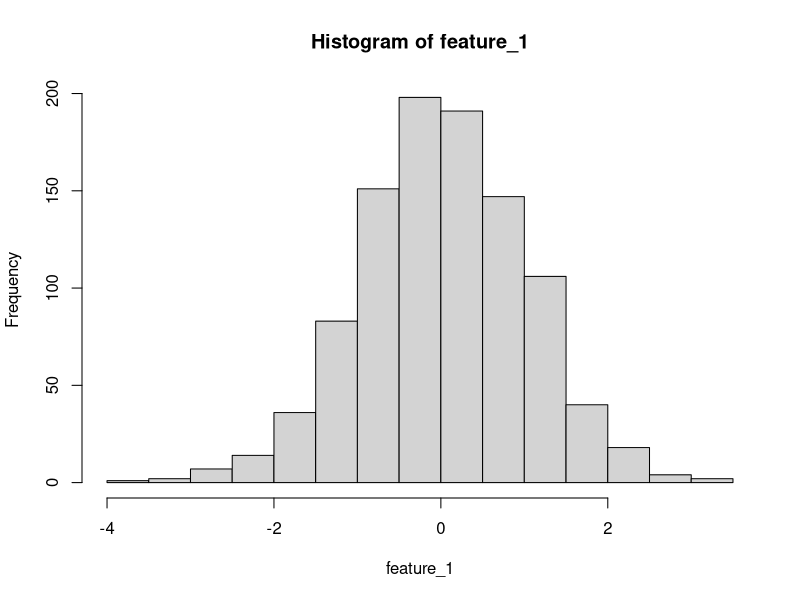
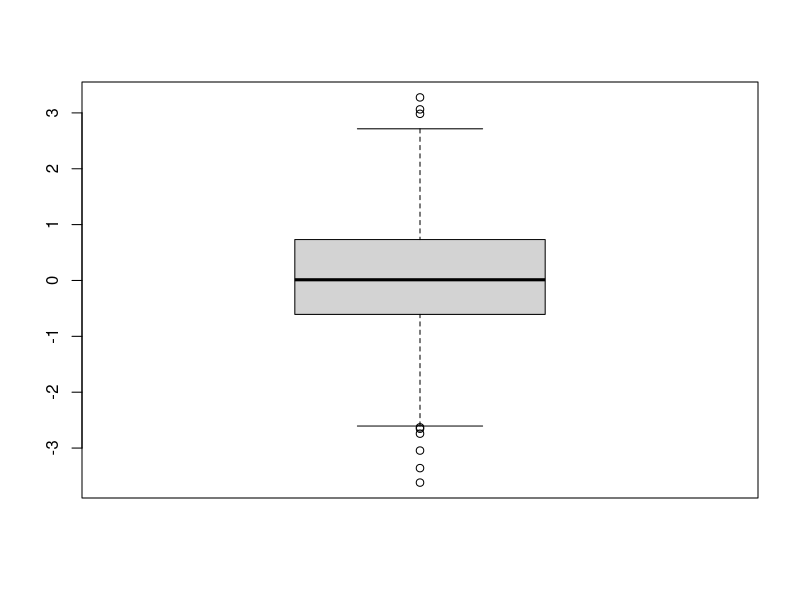
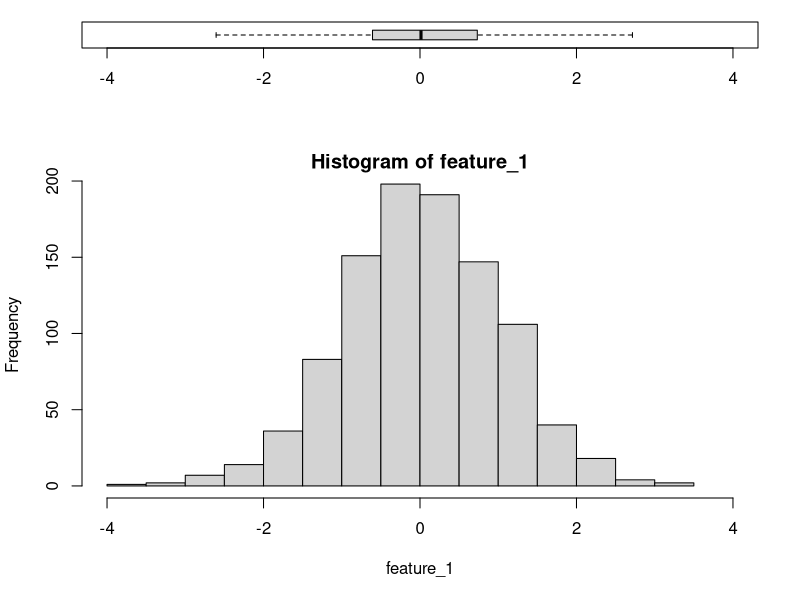

The R script that drew these images, in order:
#!/c/Apps/R/R-3.5.3/bin/x64/Rscript
if(FALSE){"
[Title] Univariate Outlier Detection using IQR
[Author] Yibeck Lee(yibeck.lee@gmail.com)
"}

feature_1 = rnorm(1000)
hist(feature_1)
boxplot(feature_1)
# pdf("otulier-iqr.pdf")
# boxplot(feature_1)
# dev.off()
# browseURL("otulier-iqr.pdf")

summary(feature_1)
iqr = IQR(feature_1)
q1 = quantile(feature_1,c(0.25))
q3 = quantile(feature_1,c(0.75))
print(cat(q1,q3))
iqr = q3 - q1
upper_threshold = q3 + iqr*1.5
lower_threshold = q1 - iqr*1.5 
cat(sprintf("[iqr] %f\n",iqr))
cat(sprintf("[upper_threshold] %f\n",upper_threshold))
cat(sprintf("[loser_threshold] %f\n",lower_threshold))

feature_1[feature_1>upper_threshold]

feature_1[feature_1<lower_threshold]

pdf("otulier-iqr.pdf")
nf <- layout(mat = matrix(c(1,2),2,1, byrow=TRUE),  height = c(1,3))
par(mar=c(5.1, 4.1, 1.1, 2.1))
boxplot(feature_1, horizontal=TRUE,  outline=FALSE,ylim=c(-4,4))
hist(feature_1,xlim=c(-4,4))
dev.off()
browseURL("otulier-iqr.pdf")

